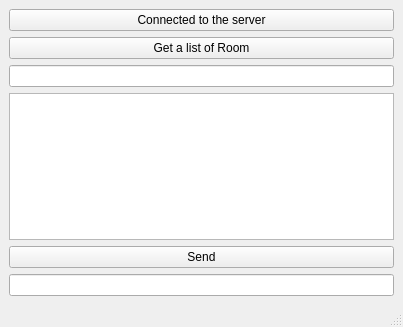
<?xml version="1.0" encoding="UTF-8"?>
<ui version="4.0">
 <class>MainWindow</class>
 <widget class="QMainWindow" name="MainWindow">
  <property name="geometry">
   <rect>
    <x>0</x>
    <y>0</y>
    <width>403</width>
    <height>327</height>
   </rect>
  </property>
  <property name="windowTitle">
   <string>MainWindow</string>
  </property>
  <widget class="QWidget" name="centralwidget">
   <layout class="QVBoxLayout" name="verticalLayout">
    <item>
     <widget class="QPushButton" name="pushButton">
      <property name="text">
       <string>Connected to the server</string>
      </property>
     </widget>
    </item>
    <item>
     <widget class="QPushButton" name="pushButton_3">
      <property name="text">
       <string>Get a list of Room</string>
      </property>
     </widget>
    </item>
    <item>
     <widget class="QLineEdit" name="lineEdit_2"/>
    </item>
    <item>
     <widget class="QTextBrowser" name="textBrowser"/>
    </item>
    <item>
     <widget class="QPushButton" name="pushButton_2">
      <property name="text">
       <string>Send</string>
      </property>
     </widget>
    </item>
    <item>
     <widget class="QLineEdit" name="lineEdit"/>
    </item>
   </layout>
  </widget>
  <widget class="QMenuBar" name="menubar">
   <property name="geometry">
    <rect>
     <x>0</x>
     <y>0</y>
     <width>403</width>
     <height>22</height>
    </rect>
   </property>
  </widget>
  <widget class="QStatusBar" name="statusbar"/>
 </widget>
 <resources/>
 <connections/>
</ui>
